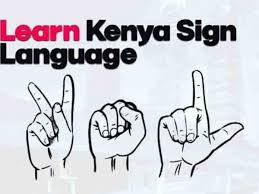
#> input picture la.jpg, 259 x 194 px, given in place of the camera
$ python collectingData.py
#> lines starting #> are read from the running program, lines starting #| are printed output that depends on the picture; after the words box and inside, x2 and y2 are one past the last pixel; in counts of white or black regions, pixels touching at a corner belong together
import cv2
import numpy as np
import os

# Creating folders for Eshara data
if not os.path.exists("data"):
    os.makedirs("data")
    os.makedirs("data/train")
    os.makedirs("data/test")
    os.makedirs("data/train/A")
    os.makedirs("data/train/B")
    os.makedirs("data/train/C")
    os.makedirs("data/train/D")
    os.makedirs("data/train/E")
    os.makedirs("data/train/F")
    os.makedirs("data/train/G")
    os.makedirs("data/train/H")
    os.makedirs("data/train/I")
    os.makedirs("data/train/J")
    os.makedirs("data/train/K")
    os.makedirs("data/train/L")
    os.makedirs("data/train/M")
    os.makedirs("data/train/N")
    os.makedirs("data/train/O")
    os.makedirs("data/train/P")
    os.makedirs("data/train/Q")
    os.makedirs("data/train/R")
    os.makedirs("data/train/S")
    os.makedirs("data/train/T")
    os.makedirs("data/train/U")
    os.makedirs("data/train/V")
    os.makedirs("data/train/W")
    os.makedirs("data/train/X")
    os.makedirs("data/train/Y")
    os.makedirs("data/train/Z")
    os.makedirs("data/test/A")
    os.makedirs("data/test/B")
    os.makedirs("data/test/C")
    os.makedirs("data/test/D")
    os.makedirs("data/test/E")
    os.makedirs("data/test/F")
    os.makedirs("data/test/G")
    os.makedirs("data/test/H")
    os.makedirs("data/test/I")
    os.makedirs("data/test/J")
    os.makedirs("data/test/K")
    os.makedirs("data/test/L")
    os.makedirs("data/test/M")
    os.makedirs("data/test/N")
    os.makedirs("data/test/O")
    os.makedirs("data/test/P")
    os.makedirs("data/test/Q")
    os.makedirs("data/test/R")
    os.makedirs("data/test/S")
    os.makedirs("data/test/T")
    os.makedirs("data/test/U")
    os.makedirs("data/test/V")
    os.makedirs("data/test/W")
    os.makedirs("data/test/X")
    os.makedirs("data/test/Y")
    os.makedirs("data/test/Z")


# Train or test to capture data you want,depending on the mode
mode = 'train'
directory = 'data/'+mode+'/'

#Images are captured from the webcam using the cv2.VideoCapture() function
cap = cv2.VideoCapture(0)

while True:
    _, frame = cap.read()
#> frame is the input picture: shape (194, 259, 3); mean B, G, R 213, 206.2, 206
    # Simulating mirror image
    frame = cv2.flip(frame, 1)

    # initializing count dictionary to keep track of images in each folder
    count = {'A': len(os.listdir(directory+"/A")),
             'B': len(os.listdir(directory+"/B")),
             'C': len(os.listdir(directory+"/C")),
             'D': len(os.listdir(directory+"/D")),
             'E': len(os.listdir(directory+"/E")),
             'F': len(os.listdir(directory+"/F")),
             'G': len(os.listdir(directory+"/G")),
             'H': len(os.listdir(directory+"/H")),
             'I': len(os.listdir(directory+"/I")),
             'J': len(os.listdir(directory+"/J")),
             'K': len(os.listdir(directory+"/K")),
             'L': len(os.listdir(directory+"/L")),
             'M': len(os.listdir(directory+"/M")),
             'N': len(os.listdir(directory+"/N")),
             'O': len(os.listdir(directory+"/O")),
             'P': len(os.listdir(directory+"/P")),
             'Q': len(os.listdir(directory+"/Q")),
             'R': len(os.listdir(directory+"/R")),
             'S': len(os.listdir(directory+"/S")),
             'T': len(os.listdir(directory+"/T")),
             'U': len(os.listdir(directory+"/U")),
             'V': len(os.listdir(directory+"/V")),
             'W': len(os.listdir(directory+"/W")),
             'X': len(os.listdir(directory+"/X")),
             'Y': len(os.listdir(directory+"/Y")),
             'Z': len(os.listdir(directory+"/Z"))


             }

    # Printing the count in each set to the screen
    cv2.putText(frame, "Collecting : "+mode, (10, 50), cv2.FONT_HERSHEY_DUPLEX, 1, (0,0,0), 2)
    cv2.putText(frame, "NO. OF IMAGES", (10, 100), cv2.FONT_HERSHEY_DUPLEX, 1, (0,0,100), 2)
    cv2.putText(frame, "A : "+str(count['A']), (10, 120), cv2.FONT_HERSHEY_PLAIN, 1, (0,0,0), 2)
    cv2.putText(frame, "B : "+str(count['B']), (10, 140), cv2.FONT_HERSHEY_PLAIN, 1, (0,0,0), 2)
    cv2.putText(frame, "C : "+str(count['C']), (10, 160), cv2.FONT_HERSHEY_PLAIN, 1, (0,0,0), 2)
    cv2.putText(frame, "D : "+str(count['D']), (10, 180), cv2.FONT_HERSHEY_PLAIN, 1, (0,0,0), 2)
    cv2.putText(frame, "E : "+str(count['E']), (10, 200), cv2.FONT_HERSHEY_PLAIN, 1, (0,0,0), 2)
#> frame: shape (194, 259, 3); mean B, G, R 194.3, 188.3, 191.8
    cv2.putText(frame, "F : "+str(count['F']), (10, 220), cv2.FONT_HERSHEY_PLAIN, 1, (0,0,0), 2)
    cv2.putText(frame, "G : "+str(count['G']), (70, 120), cv2.FONT_HERSHEY_PLAIN, 1, (0,0,0), 2)
    cv2.putText(frame, "H : "+str(count['H']), (70, 140), cv2.FONT_HERSHEY_PLAIN, 1, (0,0,0), 2)
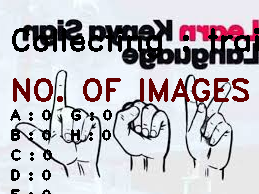
#> frame: shape (194, 259, 3); mean B, G, R 192.9, 187, 190.5
    cv2.putText(frame, "I : "+str(count['I']), (70, 160), cv2.FONT_HERSHEY_PLAIN, 1, (0,0,0), 2)
    cv2.putText(frame, "J : "+str(count['J']), (70, 180), cv2.FONT_HERSHEY_PLAIN, 1, (0,0,0), 2)
    cv2.putText(frame, "K : "+str(count['K']), (70, 200), cv2.FONT_HERSHEY_PLAIN, 1, (0,0,0), 2)
#> frame: shape (194, 259, 3); mean B, G, R 191.5, 185.6, 189.1
    cv2.putText(frame, "L : "+str(count['L']), (70, 220), cv2.FONT_HERSHEY_PLAIN, 1, (0,0,0), 2)
    cv2.putText(frame, "M : "+str(count['M']), (130, 120), cv2.FONT_HERSHEY_PLAIN, 1, (0,0,0), 2)
    cv2.putText(frame, "N : "+str(count['N']), (130, 140), cv2.FONT_HERSHEY_PLAIN, 1, (0,0,0), 2)
    cv2.putText(frame, "O : "+str(count['O']), (130, 160), cv2.FONT_HERSHEY_PLAIN, 1, (0,0,0), 2)
    cv2.putText(frame, "P : "+str(count['P']), (130, 180), cv2.FONT_HERSHEY_PLAIN, 1, (0,0,0), 2)
    cv2.putText(frame, "Q : "+str(count['Q']), (130, 200), cv2.FONT_HERSHEY_PLAIN, 1, (0,0,0), 2)
#> frame: shape (194, 259, 3); mean B, G, R 188.8, 182.9, 186.5
    cv2.putText(frame, "R : "+str(count['R']), (130, 220), cv2.FONT_HERSHEY_PLAIN, 1, (0,0,0), 2)
    cv2.putText(frame, "S : "+str(count['S']), (190, 120), cv2.FONT_HERSHEY_PLAIN, 1, (0,0,0), 2)
    cv2.putText(frame, "T : "+str(count['T']), (190, 140), cv2.FONT_HERSHEY_PLAIN, 1, (0,0,0), 2)
    cv2.putText(frame, "U : "+str(count['U']), (190, 160), cv2.FONT_HERSHEY_PLAIN, 1, (0,0,0), 2)
    cv2.putText(frame, "V : "+str(count['V']), (190, 180), cv2.FONT_HERSHEY_PLAIN, 1, (0,0,0), 2)
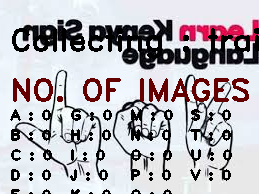
#> frame: shape (194, 259, 3); mean B, G, R 186.4, 180.6, 184.2
    cv2.putText(frame, "W : "+str(count['W']), (190, 200), cv2.FONT_HERSHEY_PLAIN, 1, (0,0,0), 2)
#> frame: shape (194, 259, 3); 0.14% of pixels changed, all inside (x1, y1, x2, y2) = (191, 189, 233, 194)
    cv2.putText(frame, "X : "+str(count['X']), (190, 220), cv2.FONT_HERSHEY_PLAIN, 1, (0,0,0), 2)
    cv2.putText(frame, "Y : "+str(count['Y']), (250, 120), cv2.FONT_HERSHEY_PLAIN, 1, (0,0,0), 2)
    cv2.putText(frame, "Z : "+str(count['Z']), (250, 140), cv2.FONT_HERSHEY_PLAIN, 1, (0,0,0), 2)
#> frame: shape (194, 259, 3); mean B, G, R 185.5, 179.7, 183.3

    # Coordinates of the Region of interest
    x1 = int(0.5*frame.shape[1])
#> x1 = 129
    y1 = 10
    x2 = frame.shape[1]-10
#> x2 = 249
    y2 = int(0.5*frame.shape[1])
#> y2 = 129
    # Drawing the ROI
    # The increment/decrement by 1 is to compensate for the bounding box
    cv2.rectangle(frame, (x1-1, y1-1), (x2+1, y2+1), (255,0,0) ,1)
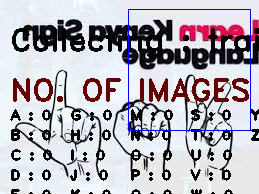
#> frame: shape (194, 259, 3); mean B, G, R 186.1, 177.9, 181.5
    # Extracting ROI
    roi = frame[y1:y2, x1:x2]
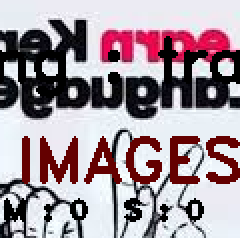
#> roi: shape (119, 120, 3) (shown 2 times larger); mean B, G, R 157.2, 149.2, 164.4
    roi = cv2.resize(roi, (64, 64))
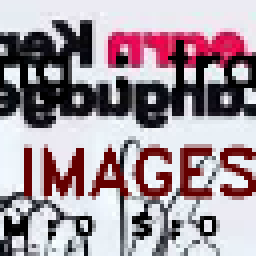
#> roi: shape (64, 64, 3) (shown 4 times larger); mean B, G, R 156.9, 148.9, 164.3

         #cv2.imshow is used for display
    cv2.imshow("Frame", frame)
   #changing image collected to black and white
    roi = cv2.cvtColor(roi, cv2.COLOR_BGR2GRAY)
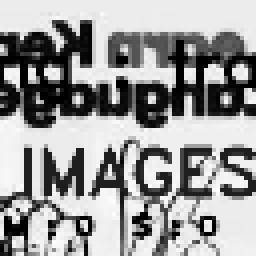
#> roi: shape (64, 64) (shown 4 times larger); min 0, max 253, mean 154.4
    _, roi = cv2.threshold(roi, 120, 255, cv2.THRESH_BINARY)
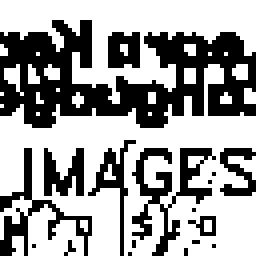
#> roi: shape (64, 64) (shown 4 times larger); 62.4% white; 18 black regions (11 under 20 px), largest, box (x1, y1, x2, y2) and area: (0, 5, 64, 32) 907, (33, 37, 54, 64) 187, (0, 37, 23, 64) 141
    cv2.imshow("ROI", roi)

    interrupt = cv2.waitKey(10)
#> (key Q is pressed here)
    if interrupt & 0xFF == 27: # esc key
        break
    if interrupt & 0xFF == ord('A'):
        cv2.imwrite(directory+'A/'+str(count['A'])+'.jpg', roi)
    if interrupt & 0xFF == ord('B'):
        cv2.imwrite(directory+'B/'+str(count['B'])+'.jpg', roi)
    if interrupt & 0xFF == ord('C'):
        cv2.imwrite(directory+'C/'+str(count['C'])+'.jpg', roi)
    if interrupt & 0xFF == ord('D'):
        cv2.imwrite(directory+'D/'+str(count['D'])+'.jpg', roi)
    if interrupt & 0xFF == ord('E'):
        cv2.imwrite(directory+'E/'+str(count['E'])+'.jpg', roi)
    if interrupt & 0xFF == ord('F'):
        cv2.imwrite(directory+'F/'+str(count['F'])+'.jpg', roi)
    if interrupt & 0xFF == ord('G'):
        cv2.imwrite(directory+'G/'+str(count['G'])+'.jpg', roi)
    if interrupt & 0xFF == ord('H'):
        cv2.imwrite(directory+'H/'+str(count['H'])+'.jpg', roi)
    if interrupt & 0xFF == ord('I'):
        cv2.imwrite(directory+'I/'+str(count['I'])+'.jpg', roi)
    if interrupt & 0xFF == ord('J'):
        cv2.imwrite(directory+'J/'+str(count['J'])+'.jpg', roi)
    if interrupt & 0xFF == ord('K'):
        cv2.imwrite(directory+'K/'+str(count['K'])+'.jpg', roi)
    if interrupt & 0xFF == ord('L'):
        cv2.imwrite(directory+'L/'+str(count['L'])+'.jpg', roi)
    if interrupt & 0xFF == ord('M'):
        cv2.imwrite(directory+'M/'+str(count['M'])+'.jpg', roi)
    if interrupt & 0xFF == ord('N'):
        cv2.imwrite(directory+'N/'+str(count['N'])+'.jpg', roi)
    if interrupt & 0xFF == ord('O'):
        cv2.imwrite(directory+'O/'+str(count['O'])+'.jpg', roi)
    if interrupt & 0xFF == ord('P'):
        cv2.imwrite(directory+'P/'+str(count['P'])+'.jpg', roi)
    if interrupt & 0xFF == ord('Q'):
        cv2.imwrite(directory+'Q/'+str(count['Q'])+'.jpg', roi)
    if interrupt & 0xFF == ord('R'):
        cv2.imwrite(directory+'R/'+str(count['R'])+'.jpg', roi)
    if interrupt & 0xFF == ord('S'):
        cv2.imwrite(directory+'S/'+str(count['S'])+'.jpg', roi)
    if interrupt & 0xFF == ord('T'):
        cv2.imwrite(directory+'T/'+str(count['T'])+'.jpg', roi)
    if interrupt & 0xFF == ord('U'):
        cv2.imwrite(directory+'U/'+str(count['U'])+'.jpg', roi)
    if interrupt & 0xFF == ord('V'):
        cv2.imwrite(directory+'V/'+str(count['V'])+'.jpg', roi)
    if interrupt & 0xFF == ord('W'):
        cv2.imwrite(directory+'W/'+str(count['W'])+'.jpg', roi)
    if interrupt & 0xFF == ord('X'):
        cv2.imwrite(directory+'X/'+str(count['X'])+'.jpg', roi)
    if interrupt & 0xFF == ord('Y'):
        cv2.imwrite(directory+'Y/'+str(count['Y'])+'.jpg', roi)
    if interrupt & 0xFF == ord('Z'):
        cv2.imwrite(directory+'Z/'+str(count['Z'])+'.jpg', roi)

cap.release()

cv2.destroyAllWindows()
